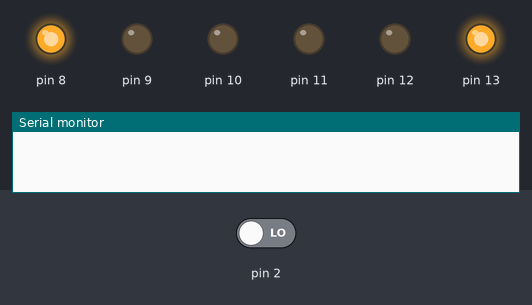
This sketch was run on a simulated Arduino Uno, built with avr-gcc and run on an emulated ATmega328P. Shown: output pins drawn as LEDs (lit = HIGH), the last lines printed to the serial monitor. The test bench sets the inputs (shaded band); at power-on: pin 2 LOW.

Above: at 2.3 s.
2.4 s: pin 2 driven HIGH
At 5.0 s:
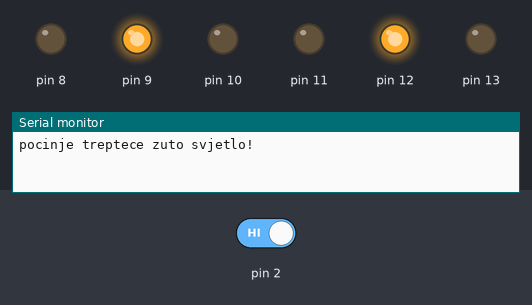
At 5.8 s:
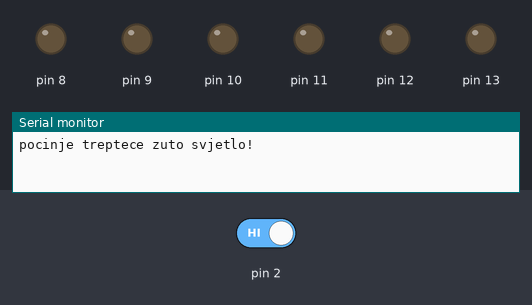
6.8 s: pin 2 driven LOW
At 10.8 s:
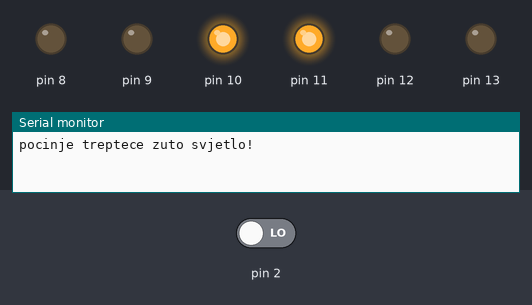
Timing chart, 0 to 21.5 s (numbered marks = the images above; inputs shaded):
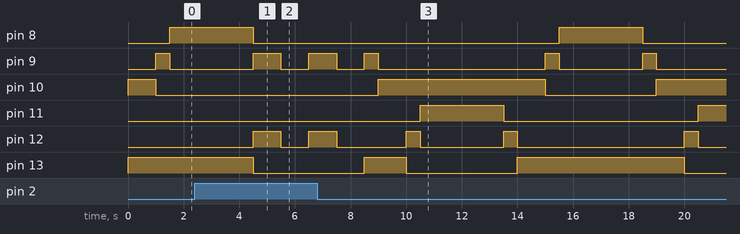

The sketch:

01_vjezba.ino
```cpp
bool firstLoop = true;

void setup()
{
  Serial.begin(9600);
  pinMode(8, OUTPUT);
  pinMode(9, OUTPUT);
  pinMode(10, OUTPUT);
  pinMode(11, OUTPUT);
  pinMode(12, OUTPUT);
  pinMode(13, OUTPUT);
  pinMode(2, INPUT);
}

void loop()
{
  if (firstLoop) {
    // 1. korak prvi loop
    checkSwitch(0, 0); // provjera polozaja prekidaca
    digitalWrite(13, HIGH);
  	digitalWrite(10, HIGH);
  	delay(1000);
    firstLoop = false;
  } else {
    // 1. korak ako nije prvi loop
    digitalWrite(13, HIGH);
    delay(1000);
  }

  checkSwitch(13, 10);

  // 2. korak
  digitalWrite(9, HIGH);
  delay(500);

  checkSwitch(13, 9);

  // 3. korak
  digitalWrite(8, HIGH);
  delay(3000);

  checkSwitch(13, 8);

  // 4. korak
  digitalWrite(9, HIGH);
  delay(500);

  checkSwitch(13, 9);

  // 5. korak
  digitalWrite(10, HIGH);
  delay(1000);

  checkSwitch(10, 13);

  // 6. korak
  digitalWrite(12, HIGH);
  delay(500);

  checkSwitch(10, 12);

  // 7. korak
  digitalWrite(11, HIGH);
  delay(3000);

  checkSwitch(10, 11);

  // 8. korak
  digitalWrite(12, HIGH);
  delay(500);

  checkSwitch(10, 12);
}

void checkSwitch(int ostavitiUklj, int iskljuciti) {
  if (iskljuciti) {
    digitalWrite(iskljuciti, LOW);
  }
  if (digitalRead(2) == 1) {
    if (ostavitiUklj) {
      digitalWrite(ostavitiUklj, LOW);
  	}
    Serial.println("pocinje treptece zuto svjetlo!");
    while(digitalRead(2) == 1) {
      digitalWrite(12, HIGH);
      digitalWrite(9, HIGH);
      delay(1000);
      digitalWrite(12, LOW);
      digitalWrite(9, LOW);
      delay(1000);
    }
    if (ostavitiUklj) {
      digitalWrite(ostavitiUklj, HIGH);
    }
  }
}
```

Measured:
- after the input at 2.4 s, pin 10: stays LOW (without the input it goes to HIGH after 2.6 s); pin 11: stays LOW (without the input it goes to HIGH after 4.1 s); pin 13: HIGH → LOW after 2.1 s instead of 3.6 s
- after the input at 6.8 s, pin 8: LOW → HIGH after 8.7 s, → LOW 3.0 s later; pin 10: LOW → HIGH after 2.2 s, → LOW 6.0 s later, → HIGH 4.0 s later; pin 11: LOW → HIGH after 3.7 s, → LOW 3.0 s later, → HIGH 7.0 s later; pin 13: LOW → HIGH after 1.7 s, → LOW 1.5 s later, → HIGH 4.0 s later, → LOW 6.0 s later
